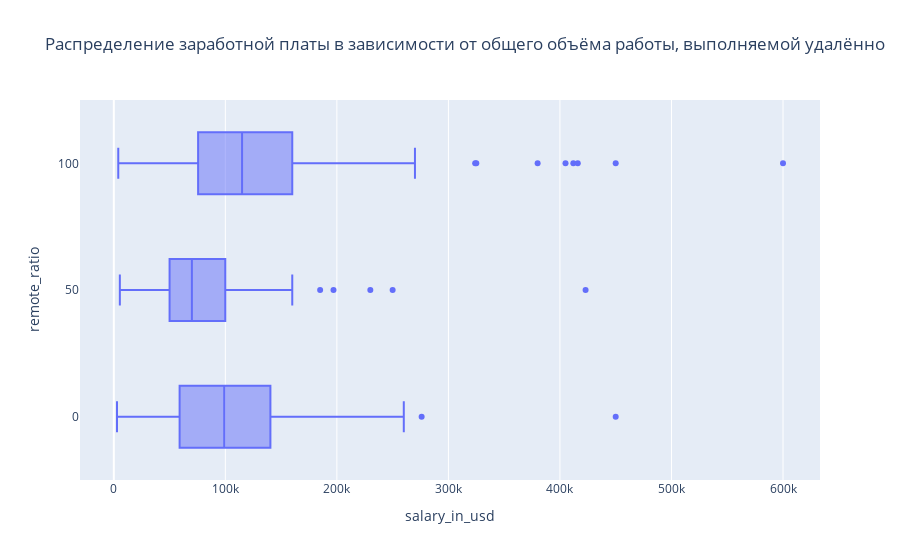

Notebook code for this chart:
### Markdown cell above
#### Влияние общего объёма работы, выполняемой удалённо

### Code cell
data['remote_ratio'] = data['remote_ratio'].astype('object')

fig_7=px.box(data, x='salary_in_usd', y='remote_ratio', 
             title='Распределение заработной платы в зависимости от общего объёма работы, выполняемой удалённо'
             )
fig_7.show()

### Figure 1 — Plotly figure (JSON) as saved in the notebook; plotly's stock layout.template omitted (floating-point values rounded to 4 significant figures; data arrays with more than 128 entries replaced by an {"elided": "..."} marker saying what was removed)
{"data": [{"alignmentgroup": "True", "hovertemplate": "salary_in_usd=%{x}<br>remote_ratio=%{y}<extra></extra>", "legendgroup": "", "marker": {"color": "#636efa"}, "name": "", "notched": false, "offsetgroup": "", "orientation": "h", "showlegend": false, "type": "box", "x": {"elided": "607 int values"}, "x0": " ", "xaxis": "x", "y": {"elided": "607 int values"}, "y0": " ", "yaxis": "y"}], "layout": {"boxmode": "group", "legend": {"tracegroupgap": 0}, "title": {"text": "Распределение заработной платы в зависимости от общего объёма работы, выполняемой удалённо"}, "xaxis": {"anchor": "y", "domain": [0, 1], "title": {"text": "salary_in_usd"}}, "yaxis": {"anchor": "x", "domain": [0, 1], "title": {"text": "remote_ratio"}}}}
